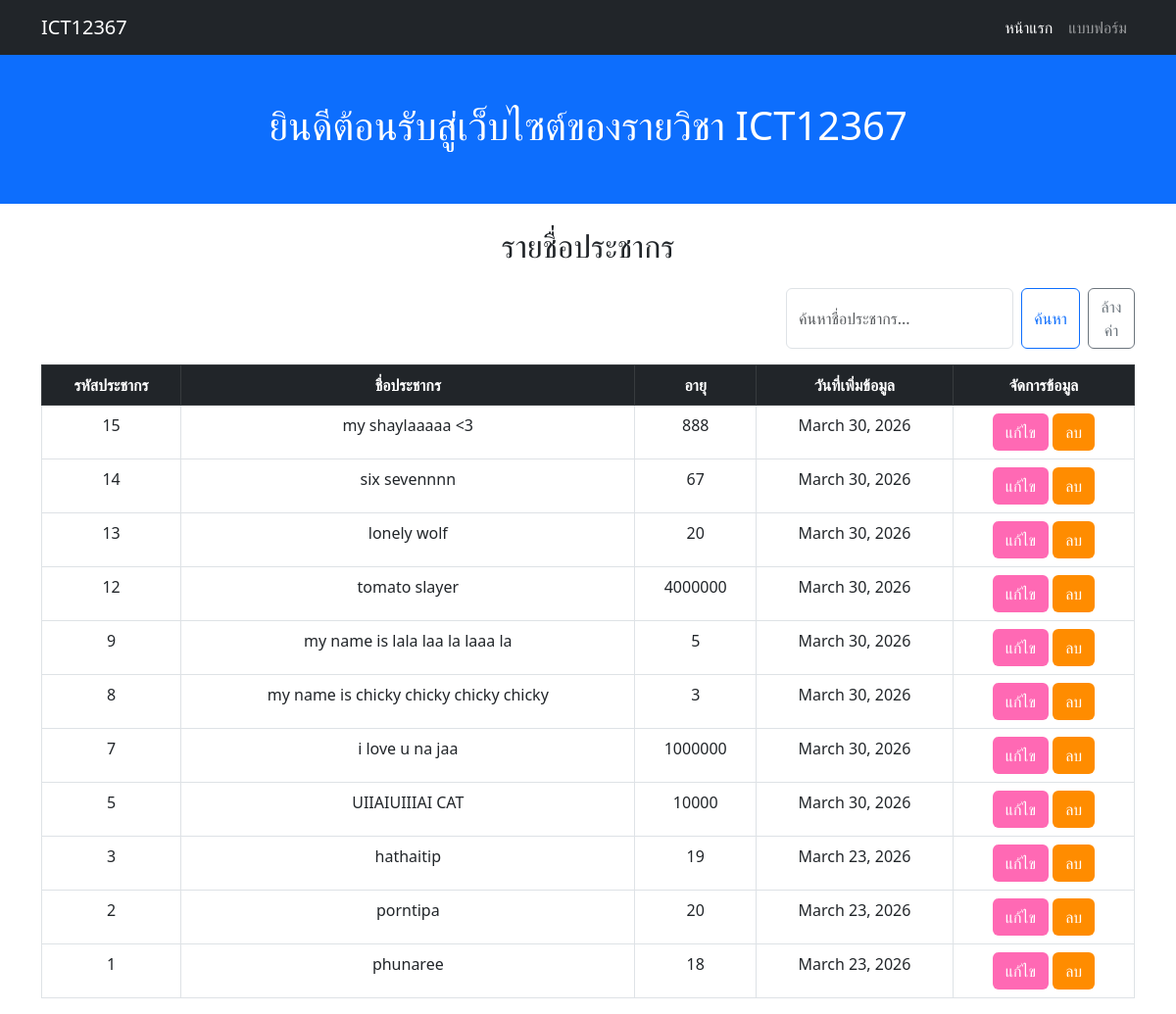
The page / on the database its author committed.
### myapp/models.py (models this page shows, shortened)
class Person(models.Model):
    name = models.CharField(max_length=100)
    age = models.IntegerField()
    date = models.DateField(auto_now_add=True)

### myapp/views.py (the view)
# urls.py: path('', views.index, name='index'),
def index(request):
    all_person = Person.objects.all().order_by('-id')
    query = request.GET.get('q')
    if query:
        all_person = all_person.filter(name__icontains=query)
    return render(request, 'index.html', {'persons': all_person})

### myapp/templates/index.html (shortened to what this page needs)
<!DOCTYPE html>
<html>
<head>
    <link href="https://cdn.jsdelivr.net/npm/bootstrap@5.3.0/dist/css/bootstrap.min.css" rel="stylesheet">
</head>
<body>
    <nav class="navbar navbar-expand-lg navbar-dark bg-dark">
        <div class="container">
            <a class="navbar-brand" href="/">ICT12367</a>
            <div class="navbar-nav">
                <a class="nav-link active" href="/">หน้าแรก</a>
                <a class="nav-link" href="/form/">แบบฟอร์ม</a>
            </div>
        </div>
    </nav>
    <div class="bg-primary text-white text-center py-5 mb-4">
        <h1>ยินดีต้อนรับสู่เว็บไซต์ของรายวิชา ICT12367</h1>
    </div>
    <div class="container">
        <h2 class="text-center mb-4">รายชื่อประชากร</h2>
        <div class="row mb-3 justify-content-end">
    <div class="col-md-4">
        <form action="/" method="GET" class="d-flex">
            <input class="form-control me-2" type="search" name="q"
                   placeholder="ค้นหาชื่อประชากร..." aria-label="Search"
                   value="{{ request.GET.q }}">
            <button class="btn btn-outline-primary me-2" type="submit">ค้นหา</button>
            <a href="/" class="btn btn-outline-secondary">ล้างค่า</a>
        </form>
    </div>
</div>
        <table class="table table-bordered table-hover">
            <thead class="table-dark text-center">
                <tr>
                    <th>รหัสประชากร</th> <th>ชื่อประชากร</th>
                    <th>อายุ</th>
                    <th>วันที่เพิ่มข้อมูล</th> <th>จัดการข้อมูล</th>
                </tr>
            </thead>
<tbody>
    {% for p in persons %}
    <tr class="text-center">
        <td>{{ p.id }}</td>
        <td>{{ p.name }}</td>
        <td>{{ p.age }}</td>
        <td>{{ p.date|date:"F d, Y" }}</td>
        <td>
            <a href="/edit/{{ p.id }}" class="btn" style="background-color: #FF69B4; color: white;">แก้ไข</a>
            <a href="/delete/{{ p.id }}" class="btn" style="background-color: #FF8C00; color: white;" onclick="return confirm('ยืนยันการลบ?')">ลบ</a>
        </td>
    </tr>
    {% empty %}
    <tr>
        <td colspan="5" class="text-center text-muted py-4">ไม่พบข้อมูลที่คุณค้นหา</td>
    </tr>
    {% endfor %}
</tbody>
        </table>
    </div>
</body>
</html>

### rows shown on the page
Person: id "15", name "my shaylaaaaa <3", age "888", date "March 30, 2026"
Person: id "14", name "six sevennnn", age "67", date "March 30, 2026"
Person: id "13", name "lonely wolf", age "20", date "March 30, 2026"
Person: id "12", name "tomato slayer", age "4000000", date "March 30, 2026"
Person: id "9", name "my name is lala laa la laaa la", age "5", date "March 30, 2026"
Person: id "8", name "my name is chicky chicky chicky chicky", age "3", date "March 30, 2026"
Person: id "7", name "i love u na jaa", age "1000000", date "March 30, 2026"
Person: id "5", name "UIIAIUIIIAI CAT", age "10000", date "March 30, 2026"
Person: id "3", name "hathaitip", age "19", date "March 23, 2026"
Person: id "2", name "porntipa", age "20", date "March 23, 2026"
Person: id "1", name "phunaree", age "18", date "March 23, 2026"
